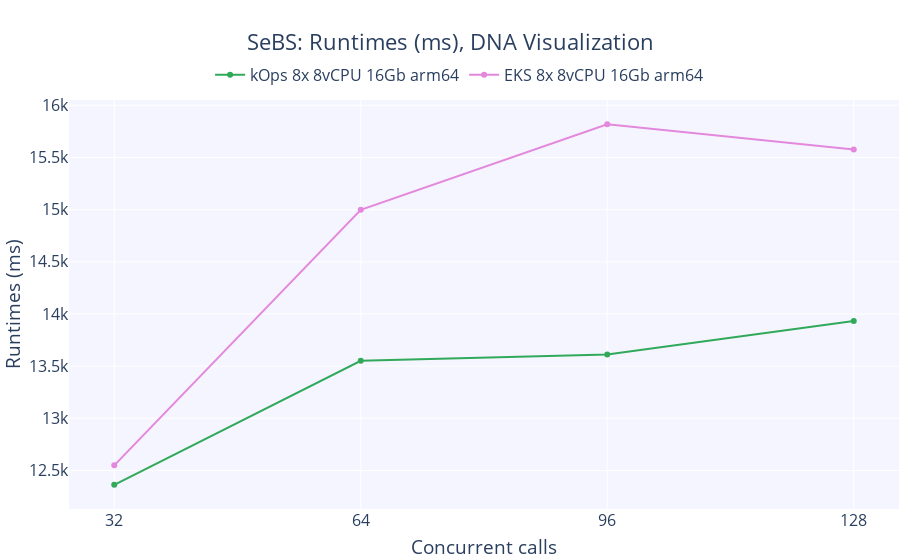

The code cell stored with this chart in its notebook:
### Code cell
fig = go.Figure()

# Add figure title
fig.update_layout(
    legend=dict(
        orientation="h",
        yanchor="bottom",
        y=1.02,
        xanchor="center",
        x=0.47
    ),
    margin=dict(
        # t=1,
        b=1,
        l=1,
        r=1,
        autoexpand=True
    ),
    font=dict(
        size=16
    ),
    title = dict(
        text = "SeBS: Runtimes (ms), DNA Visualization",
        x = 0.5,
        xanchor = 'center'
    ),
    xaxis = dict(
        tickmode = 'array',
        tickvals = concurrent_calls
    ),
    xaxis_title_text='Concurrent calls',
    yaxis_title_text='Runtimes (ms)',
    plot_bgcolor=bgColor
)

for i, k in enumerate(clusters, 3):
    fig.add_trace(
        go.Scatter(
            x = concurrent_calls,
            y = [sebs_df[k]['dna'][c]['runtime'].mean() for c in concurrent_calls], 
            name = k,
            marker_color=colorPallet[i]
        )
    )
    
fig.show()

### Figure 1 — Plotly figure (JSON) as saved in the notebook; plotly's stock layout.template omitted (floating-point values rounded to 4 significant figures)
{"data": [{"marker": {"color": "rgba(49, 169, 90, 255)"}, "name": "kOps 8x 8vCPU 16Gb arm64", "type": "scatter", "x": [32, 64, 96, 128], "y": [12360.0, 13550.0, 13610.0, 13930.0]}, {"marker": {"color": "rgba(227, 136, 220, 255)"}, "name": "EKS 8x 8vCPU 16Gb arm64", "type": "scatter", "x": [32, 64, 96, 128], "y": [12550.0, 15000.0, 15820.0, 15580.0]}], "layout": {"autosize": true, "font": {"size": 16}, "legend": {"orientation": "h", "x": 0.47, "xanchor": "center", "y": 1.02, "yanchor": "bottom"}, "margin": {"autoexpand": true, "b": 1, "l": 1, "r": 1}, "plot_bgcolor": "rgba(245,245,255,255)", "title": {"text": "SeBS: Runtimes (ms), DNA Visualization", "x": 0.5, "xanchor": "center"}, "xaxis": {"autorange": true, "range": [26.13, 133.9], "tickmode": "array", "tickvals": [32, 64, 96, 128], "title": {"text": "Concurrent calls"}, "type": "linear"}, "yaxis": {"autorange": true, "range": [12090.0, 16090.0], "title": {"text": "Runtimes (ms)"}, "type": "linear"}}}
